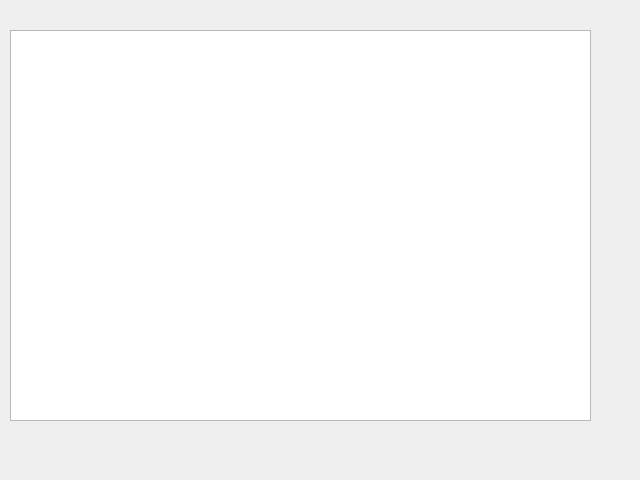
<?xml version="1.0" encoding="UTF-8"?>
<ui version="4.0">
 <class>fanancial</class>
 <widget class="QWidget" name="fanancial">
  <property name="geometry">
   <rect>
    <x>0</x>
    <y>0</y>
    <width>640</width>
    <height>480</height>
   </rect>
  </property>
  <property name="windowTitle">
   <string>Form</string>
  </property>
  <widget class="QColumnView" name="columnView">
   <property name="geometry">
    <rect>
     <x>10</x>
     <y>30</y>
     <width>581</width>
     <height>391</height>
    </rect>
   </property>
  </widget>
 </widget>
 <resources/>
 <connections/>
</ui>
